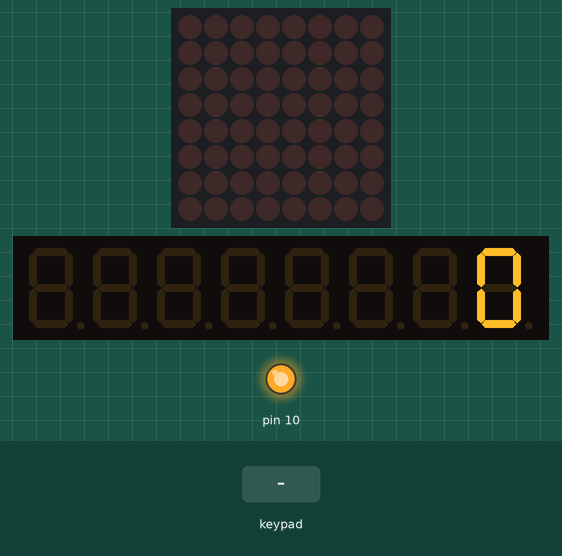
The sketch below on a simulated Arduino Uno, built with avr-gcc and run on an emulated ATmega328P. Parts: 8×8 LED matrix, 8-digit seven-segment display, output pins drawn as LEDs (lit = HIGH). The inputs (shaded band) are chosen by the test bench.

Above: at 5.2 s.
5.3 s: keypad keys 8 9 2 3 * pressed 0.4 s apart
At 6.08 s:
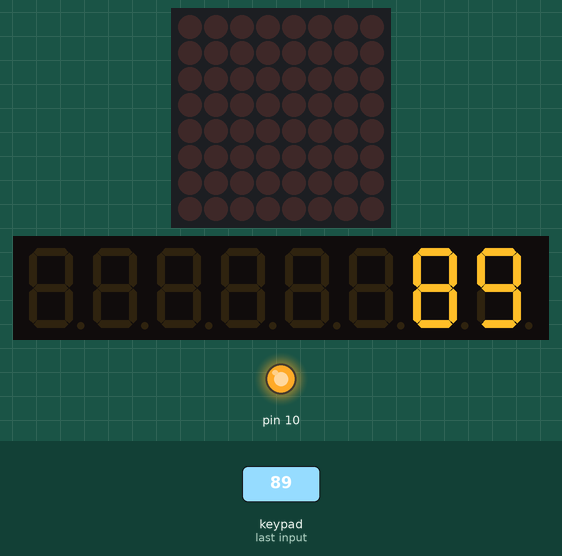
8.9 s: key '1' pressed
At 9.9 s:
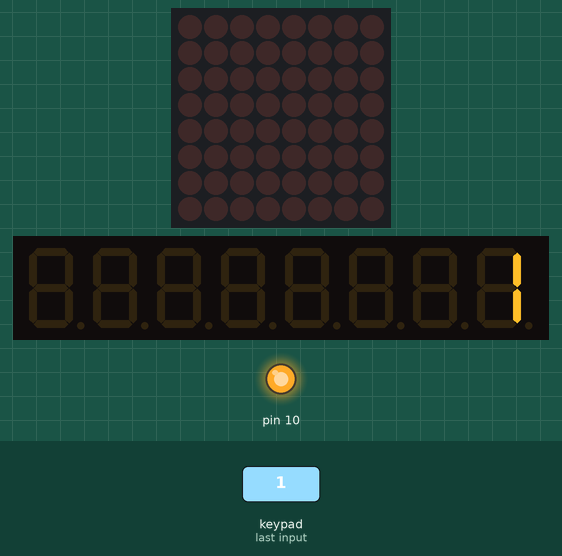
10.7 s: key '2' pressed
At 11.6 s:
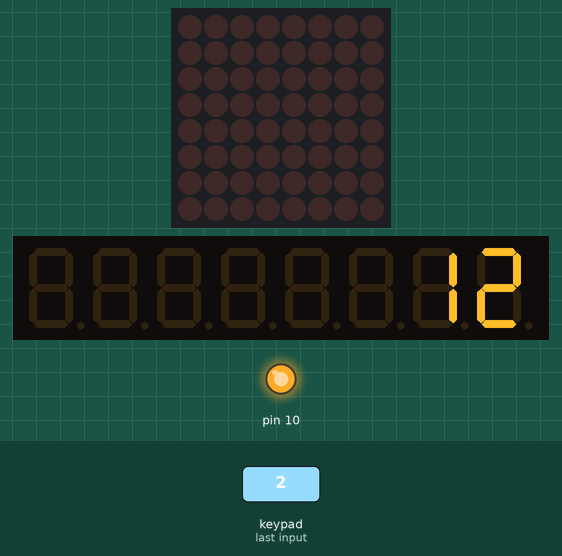
12.2 s: keypad keys 8 9 2 3 pressed 0.4 s apart
At 14.5 s:
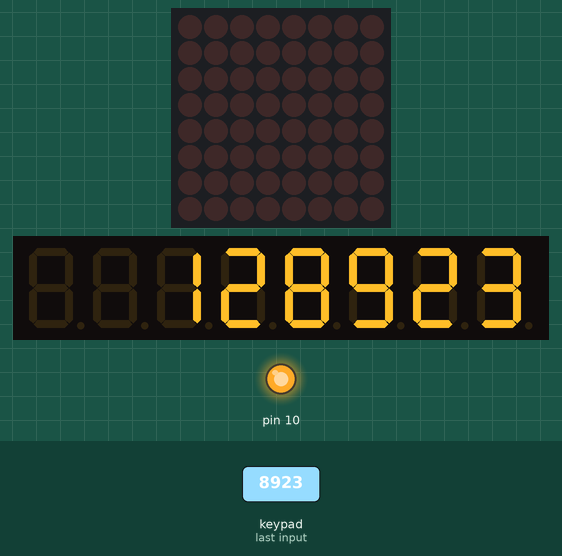
Timing chart, 0 to 16.0 s (numbered marks = the images above; inputs shaded):
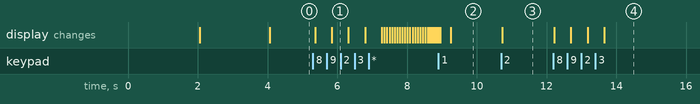

Measured:
- after the input at 5.3 s, the display: first changes after 0.06 s (image 1 shows a later state)
- after the input at 10.7 s, the display: changes at once (image 3)
- after the input at 12.2 s, the display: first changes at once (image 4 shows a later state)

The sketch:

arduino-calculator.ino
```cpp
/*
 * Calculator for Arduino
 * (initially started for the pay desk of my little daughter Madita)
 * @author Matthias Stahl
 * partly based on https://circuitdigest.com/microcontroller-projects/arduino-calculator-using-4x4-keypad
 *
 */
#include <LedControl.h>
#include <Key.h>
#include <Keypad.h>
#include <SPI.h>
#include <MFRC522.h>

#include <avr/interrupt.h>
#include <avr/power.h>
#include <avr/sleep.h>

#define SDA_PIN 18
#define RST_PIN 19

// RFID reader
MFRC522 rfid(SDA_PIN, RST_PIN);

// Keypad definitions
const byte ROWS = 4; // four rows
const byte COLS = 4; // four columns

// Define the Keymap
char keys[ROWS][COLS] = {
  {'1', '2', '3', 'A'},
  {'4', '5', '6', 'B'},
  {'7', '8', '9', 'C'},
  {'*', '0', '#', 'D'}
};

byte rowPins[ROWS] = {8, 9, 2, 3}; // connect keypad ROW0, ROW1, ROW2 and ROW3 to these Arduino pins.
byte colPins[COLS] = {4, 5, 6, 7}; // connect keypad COL0, COL1 and COL2 to these Arduino pins.

// 7-segment display setup
LedControl lc = LedControl(15, 16, 17, 1);

// Some other stuff
long num1, num2, number;
char key, action;
boolean result = false;
volatile long runtime = 0;
long max_runtime = 300000; // 5 min
byte interrupt_pin = 2;

Keypad kpd = Keypad(makeKeymap(keys), rowPins, colPins, ROWS, COLS); // create the Keypad

void setup() {
  SPI.begin();

  rfid.PCD_Init();

  // Connect display
  lc.clearDisplay(0);
  lc.shutdown(0, false);
  lc.setIntensity(0, 5);

  printMadita();
  delay(2000);
  printLinnea();
  delay(2000);
  lc.clearDisplay(0);
  lc.setDigit(0, 0, 0, false);
  runtime = millis();
}

void loop() {
  key = kpd.getKey();

  if (key != NO_KEY) {
    // reset timer
    runtime = millis();
    DetectButtons();
  }

  if (result == true)
    CalculateResult();
    result = false;

  if (number > 0) {
    if (rfid.PICC_IsNewCardPresent()) {
      reset();
    }
  }

  // check if max runtime has been exceeded (5 s)
  if (millis() > runtime + max_runtime) {
    sleepNow();
  }

  delay(100);
}

void sleepNow() {
  // and forever until reset
  lc.clearDisplay(0);

  // Choose our preferred sleep mode:
  set_sleep_mode(SLEEP_MODE_PWR_DOWN);

  // Set sleep enable (SE) bit:
  sleep_enable();

  // Put the device to sleep:
  sleep_mode();

  // Upon waking up, sketch continues from this point.
  sleep_disable();
}

void reset() {
  number = num1 = num2 = 0;
  result = false;
  circlingAround();
  printOnDisplay();
}

void printMadita() {
  lc.setRow(0, 6, 118);
  lc.setRow(0, 5, 119);
  lc.setDigit(0, 4, 0, false);
  lc.setDigit(0, 3, 1, false);
  lc.setDigit(0, 2, 7, false);
  lc.setRow(0, 1, 119);
}

void printLinnea() {
  lc.setRow(0, 6, 14);
  lc.setDigit(0, 5, 1, false);
  lc.setRow(0, 4, 21);
  lc.setRow(0, 3, 21);
  lc.setRow(0, 2, 79);
  lc.setRow(0, 1, 119);
}

void circlingAround() {
  lc.clearDisplay(0);
  for (int k = 0; k <= 2; k++) {
    for (int i = 1; i < 7; i++) {
      for (int j = 0; j <= 7; j++) {
        lc.setRow(0, j, 126 - pow(2, i));
      }
      delay(70);
    }
  }

  for (int i = 7; i >= 1; i--) {
    lc.clearDisplay(0);
    lc.setDigit(0, i, 0, false);
    delay(50);
  }
}

void printOnDisplay() {
  String data = String(number);

  if (data.length() > 8) {
    if (result == true) {
      printErrOnDisplay();
      number = 0;
    } else {
      number = data.substring(0, 8).toInt();
    }
  } else {
    lc.clearDisplay(0);
    for (int i = 0; i <= data.length() - 1; i++) {
      lc.setChar(0, i, byte(data.charAt(data.length() - i - 1)), false);
    }
  }
}

void printErrOnDisplay() {
  action = NULL;
  lc.clearDisplay(0);
  lc.setRow(0, 4, 79);
  lc.setRow(0, 3, 5);
  lc.setRow(0, 2, 5);
  lc.setRow(0, 1, 29);
  lc.setRow(0, 0, 5);
}

void CalculateResult() {
  if (action == '+')
    number = num1 + num2;
  if (action == '-')
    number = num1 - num2;
  if (action == '*')
    number = num1 * num2;
  if (action == '/')
    if (num2 == 0) {
      printErrOnDisplay();
      number = num1 = num2 = 0;
      return;
    } else {
      number = num1 / num2;
    }

  if (number < 0) // no negative results
    number = 0;

  printOnDisplay();
  num1 = num2 = 0;
}

void DetectButtons() {
  if (key == '1') {
    if (number == 0)
      number = 1;
    else
      number = (number * 10) + 1;
  }

  if (key == '4') {
    if (number == 0)
      number = 4;
    else
      number = (number * 10) + 4;
  }

  if (key == '7') {
    if (number == 0)
      number = 7;
    else
      number = (number * 10) + 7;
  }

  if (key == '0') {
    if (number == 0)
      number = 0;
    else
      number = (number * 10) + 0;
  }

  if (key == '2') {
    if (number == 0)
      number = 2;
    else
      number = (number * 10) + 2;
  }

  if (key == '5') {
    if (number == 0)
      number = 5;
    else
      number = (number * 10) + 5;
  }

  if (key == '8') {
    if (number == 0)
      number = 8;
    else
      number = (number * 10) + 8;
  }

  if (key == '3') {
    if (number == 0)
      number = 3;
    else
      number = (number * 10) + 3;
  }

  if (key == '6') {
    if (number == 0)
      number = 6;
    else
      number = (number * 10) + 6;
  }

  if (key == '9') {
    if (number == 0)
      number = 9;
    else
      number = (number * 10) + 9;
  }

  if (key == '*' && number > 0) { // this is for cancelling
    reset();
    return;
  }

  if (key == '#') { // =
    num2 = number;
    result = true;
  }

  if (key == 'A' || key == 'B' || key == 'C' || key == 'D') {
    num1 = number;
    number = 0;
    if (key == 'A') {
      action = '+';
    }
    if (key == 'B') {
      action = '-';
    }
    if (key == 'C') {
      action = '*';
    }
    if (key == 'D') {
      action = '/';
    }
  } else {
    printOnDisplay();
  }
  delay(100);
}
```
